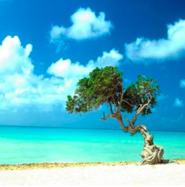
#> input picture workshop-8/assets/beach.jpg, 185 x 187 px
$ python exercise_12.py
#> lines starting #> are read from the running program, lines starting #| are printed output that depends on the picture
import numpy as np
import matplotlib.pyplot as plt

# Load and normalize images
image_1 = np.asarray(plt.imread("assets/beach.jpg"), dtype=np.float64) / 255.0
image_2 = np.asarray(plt.imread("assets/boat.jpg"), dtype=np.float64) / 255.0
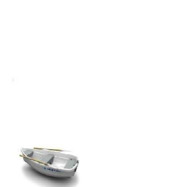
#> input picture workshop-8/assets/boat.jpg, 185 x 187 px

# Resize to same dimensions
min_height = min(image_1.shape[0], image_2.shape[0])
#> min_height = 187
min_width = min(image_1.shape[1], image_2.shape[1])
#> min_width = 185

image_1_resized = image_1[:min_height, :min_width]
image_2_resized = image_2[:min_height, :min_width]

# equalize
factor = 0.7
image_fusion = (image_2_resized * factor + image_1_resized * (1-factor))
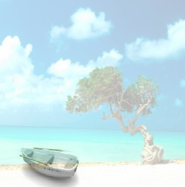
#> image_fusion: shape (187, 185, 3) float64; mean R, G, B 0.784, 0.898, 0.923

# Display results
fig, ax = plt.subplots(1, 3, figsize=(12, 3))

ax[0].imshow(image_1_resized)
ax[0].set_title('Beach Image')
ax[0].axis('off')

ax[1].imshow(image_2_resized)
ax[1].set_title('Boat Image')
ax[1].axis('off')

ax[2].imshow(image_fusion)
ax[2].set_title('equalized Fusion')
ax[2].axis('off')

plt.tight_layout()
plt.show()
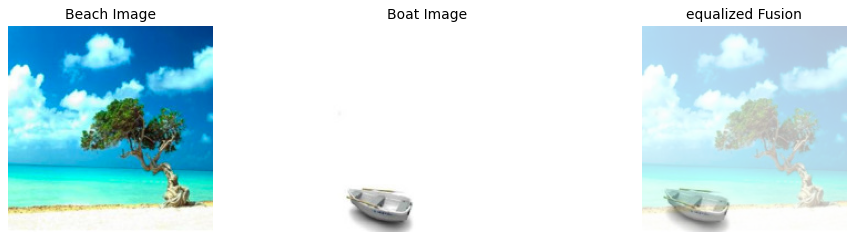
#> figure drawn by matplotlib, 3 panels
